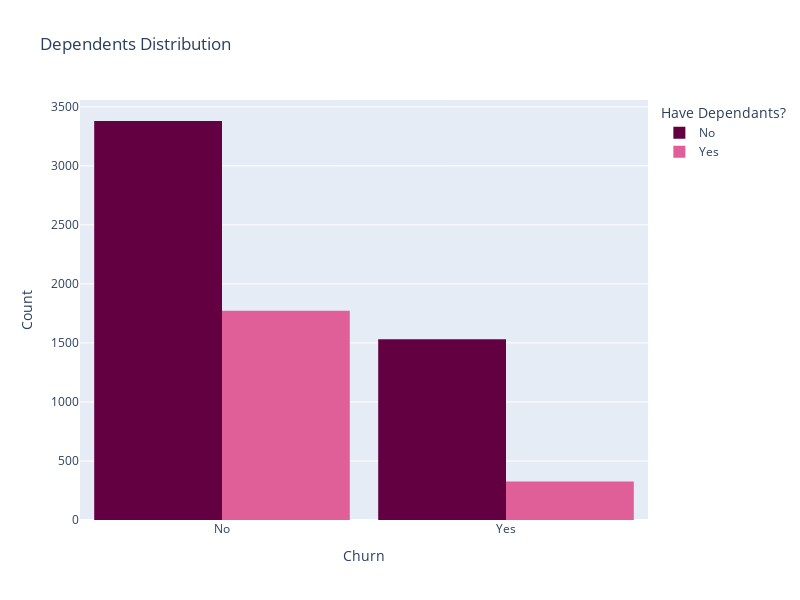

The notebook cell saved with this chart:
### Markdown cell above
### <span style='color:navy'> Mojority of Customers who left were having Electronic Check as Payment Method.
### <span style='color:navy'> Customers with Credit-Cards or Bank Transfer or Mailed Check as Payment Method were less likely to leave. <span>

### Code cell
fig = px.histogram(customer, x="Churn", color="Dependents", barmode="group",
                   title="Dependents Distribution" , color_discrete_map={"Yes": "#E15F99", "No": "#620042"})
fig.update_layout(width=800, height=600, bargap=0.1,
                  xaxis_title="Churn",yaxis_title="Count",legend_title="Have Dependants?")
fig.show()

### Figure 1 — Plotly figure (JSON) as saved in the notebook; plotly's stock layout.template omitted (floating-point values rounded to 4 significant figures; data arrays with more than 128 entries replaced by an {"elided": "..."} marker saying what was removed)
{"data": [{"alignmentgroup": "True", "bingroup": "x", "hovertemplate": "Dependents=No<br>Churn=%{x}<br>count=%{y}<extra></extra>", "legendgroup": "No", "marker": {"color": "#620042", "pattern": {"shape": ""}}, "name": "No", "offsetgroup": "No", "orientation": "v", "showlegend": true, "type": "histogram", "x": {"elided": "4911 str values"}, "xaxis": "x", "yaxis": "y"}, {"alignmentgroup": "True", "bingroup": "x", "hovertemplate": "Dependents=Yes<br>Churn=%{x}<br>count=%{y}<extra></extra>", "legendgroup": "Yes", "marker": {"color": "#E15F99", "pattern": {"shape": ""}}, "name": "Yes", "offsetgroup": "Yes", "orientation": "v", "showlegend": true, "type": "histogram", "x": {"elided": "2099 str values"}, "xaxis": "x", "yaxis": "y"}], "layout": {"bargap": 0.1, "barmode": "group", "height": 600, "legend": {"title": {"text": "Have Dependants?"}, "tracegroupgap": 0}, "title": {"text": "Dependents Distribution"}, "width": 800, "xaxis": {"anchor": "y", "domain": [0, 1], "title": {"text": "Churn"}}, "yaxis": {"anchor": "x", "domain": [0, 1], "title": {"text": "Count"}}}}
